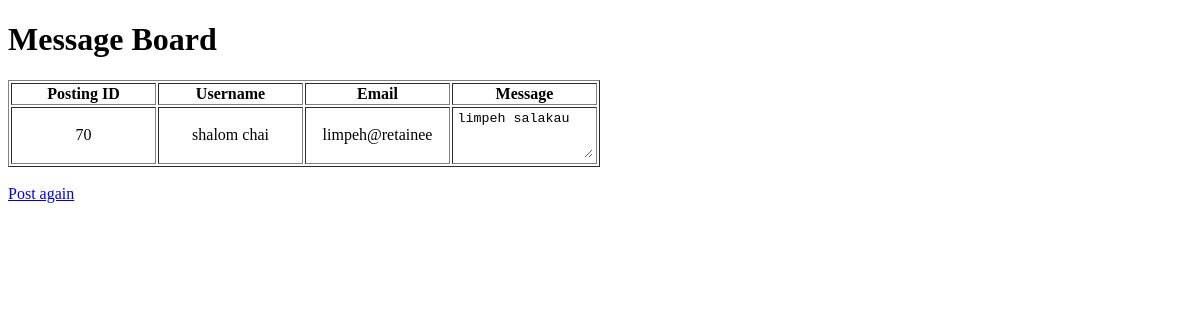
Before: /success/ with the older database file.
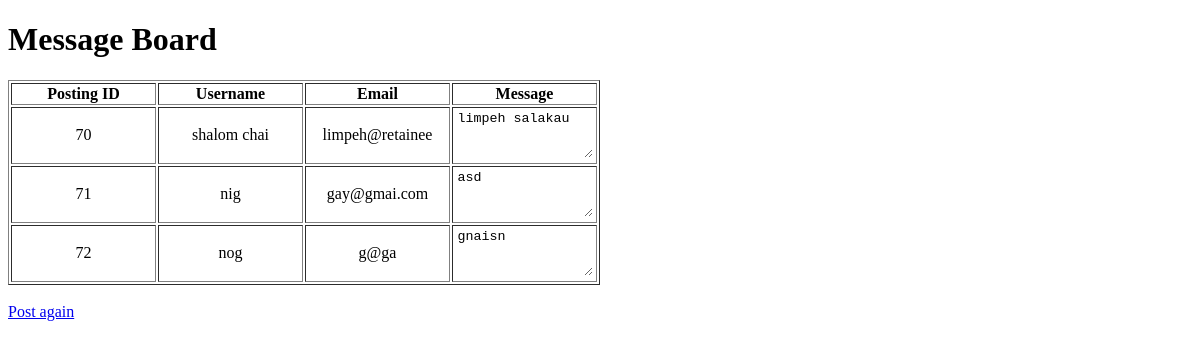
After: the same page with the newer database file.
### tables this page shows
CREATE TABLE posting (
            id INTEGER PRIMARY KEY AUTOINCREMENT,
            username TEXT,
            email TEXT,
            message TEXT
        );

### app.py (the view)
@app.route("/success/")
def success():
    return render_template("success.html", records=query_db("SELECT * FROM posting"))

### db_handler.py (called while the page is built)
def query_db(query):
    db = sqlite3.connect("posting.db")
    cursor = db.execute(query)
    records = cursor.fetchall()
    cursor.close()
    db.commit()
    db.close()
    return records

### templates/success.html (shortened to what this page needs)
<!DOCTYPE html>
<html lang="en">
<head>
    <link rel="stylesheet" href="{{ url_for('static', filename='styles.css') }}">
</head>
<body>
    <h1>Message Board</h1>
    <table border="1">
        <tr>
        <th>Posting ID</th>
        <th>Username</th>
        <th>Email</th>
        <th>Message</th>
        </tr>
        {% for record in records %}
            <tr class="entry">
                <td id="id">{{ record[0] }}</td>
                <td>{{ record[1] }}</td>
                <td>{{ record[2] }}</td>
                <td><textarea id="message" rows="3">{{ record[3] }}</textarea></td>
            </tr>
        {% endfor %}
    </table>
    <br>
    <a href="{{ url_for('form') }}">Post again</a>
</body>
</html>

### static/styles.css (style rules this page uses)
* { user-select: none; }
table { width: 50%; table-layout: fixed; text-align: center; }
#message { width: 95%; border: none; }

Changed rows visible on the page:
added posting: id "71", username "nig", email "gay@gmai.com", message "asd"
added posting: id "72", username "nog", email "g@ga", message "gnaisn"
